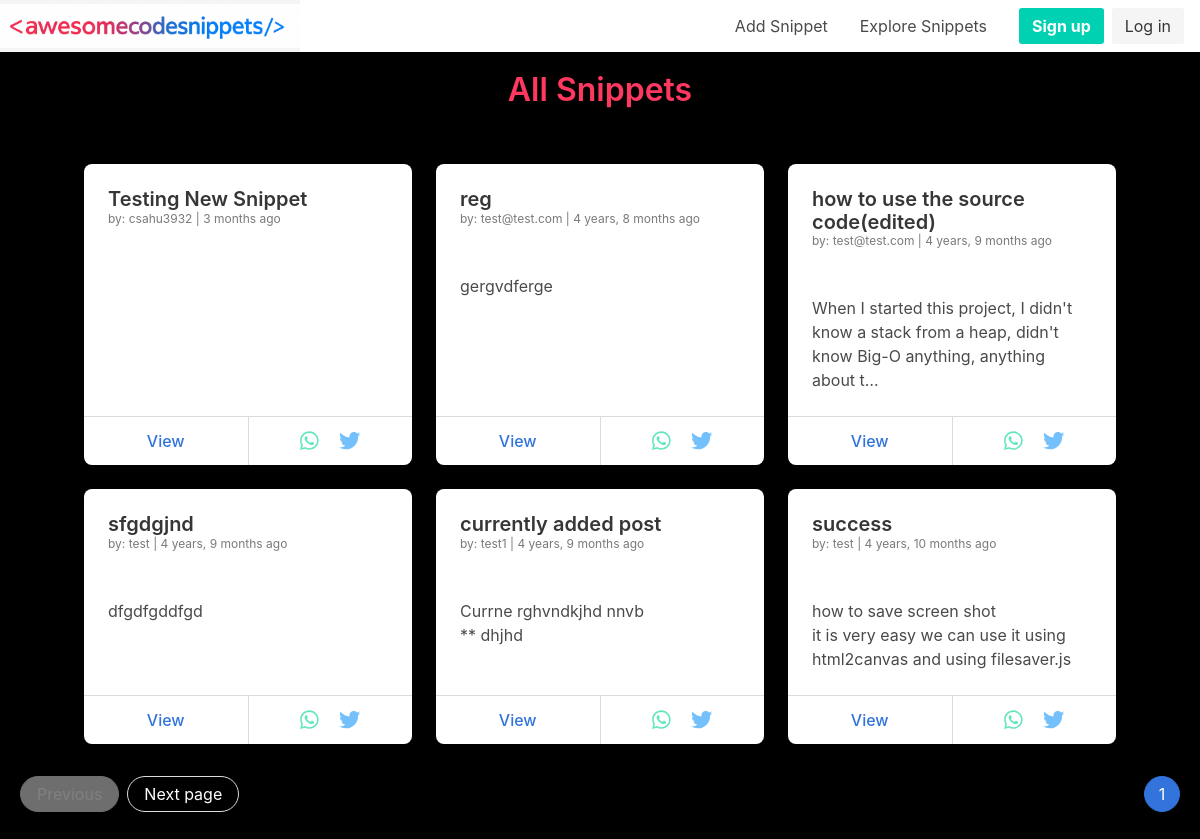
Page /snippet/list/ on the earlier database version.
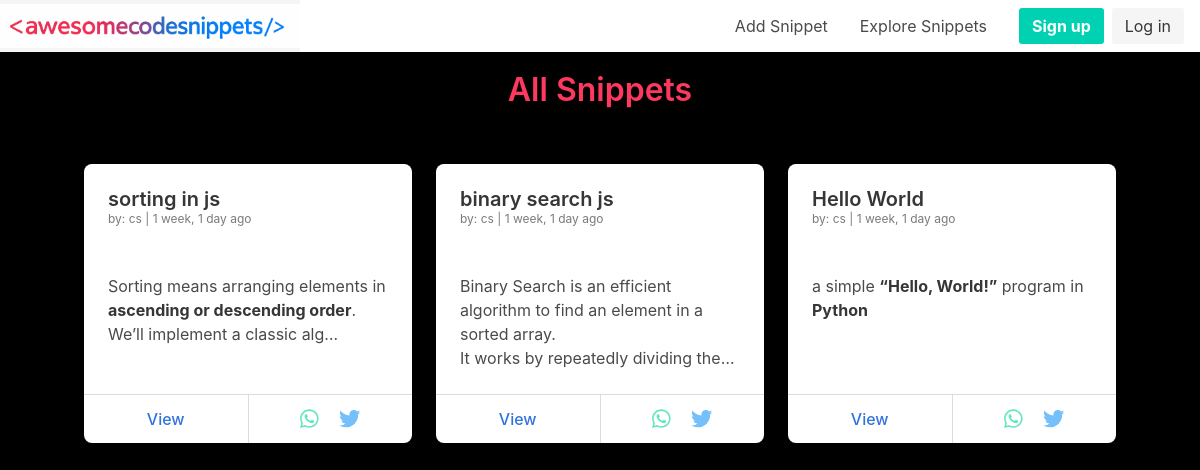
Same page on the later database version.
### snippets/models.py (models this page shows, shortened)
class Snippet(models.Model):
    title=models.CharField(max_length=500)
    coder=models.ForeignKey(CustomUser,on_delete=models.CASCADE)
    description=CKEditor5Field(blank=True,null=True)
    description_html=models.TextField(editable=False)
    code=models.TextField()
    highlighted_code=models.TextField(editable=False)
    tags=TagField()
    publication_date=models.DateTimeField(editable=False)
    updated_date=models.DateTimeField(editable=False)
    language = models.CharField(choices=LANGUAGE_CHOICES, default='python', max_length=100)
    style = models.CharField(choices=STYLE_CHOICES, default='friendly', max_length=100)
    class Meta:
        ordering=['-publication_date']
    def get_absolute_url(self):
        return reverse('detail_snippet',args=[str(self.pk)])

class CustomUser(AbstractUser):
    name=models.CharField(_("Name"),max_length=200)
    class Meta:
        unique_together=('name','email','id')

### snippets/views.py (the view)
# urls.py: path('snippet/list/',ListSnippet.as_view(),name='list_snippet'),
class ListSnippet(ListView):
    template_name='snippets/list.html'
    model=Snippet
    paginate_by=6
    def get_queryset(self):
        if self.request.path=='/snippet/user/' and self.request.user.is_authenticated==True:
            return super().get_queryset().filter(coder=self.request.user)
        elif self.request.path=='/snippet/user/':
             raise PermissionDenied
        return super().get_queryset()

### templates/snippets/list.html (shortened to what this page needs)
{% extends 'base.html' %}
{% block content %}
{% load static %}
{% load humanize %}
<link rel="stylesheet" href="{% static 'css/list.css' %}">
{% include 'navbar.html' %}
<div class="main-section">
  <div>
    {% if request.path == '/snippet/user/' %}
    <p class='has-text-danger is-centered title' style="text-align: center;">My Snippets</p>
    {% else %}
    <p class='has-text-danger is-centered title' style="text-align: center;">All Snippets</p>
    {% endif %}
    <div class="snippet-list">
      <div class="snippet-grid">
        {% for object in object_list %}
        <div class="card my-cards">
          <div class="card-content">
            <p class="title is-5 has-text-dark">{{ object.title }}</p>
            <p class="subtitle is-7 has-text-grey">
              by: {{ object.coder.username|default:"NA" }} | {{ object.publication_date|naturaltime }}
            </p>
            <p class="subtitle is-6 has-text-info truncate-text">
              {{ object.description_html|safe|truncatechars:120 }}
            </p>
          </div>
          <footer class="card-footer">
            <p class="card-footer-item">
              <a href="{% url 'detail_snippet' object.id %}">View</a>
            </p>
            <p class="card-footer-item share-links">
              <a href="https://wa.me/?text={{ object.title|urlencode }} - Check out this code snippet on AwesomeCodeSnippets! {{ object.get_absolute_url|urlencode }}"
                target="_blank" rel="noopener noreferrer">
                <i class="fab fa-whatsapp fa-lg" style="color: #63E6BE;"></i>
              </a>
              <a href="https://twitter.com/intent/tweet?text={{ object.title|urlencode }} - Check out this code snippet on AwesomeCodeSnippets! {{ request.scheme }}://{{request.get_host}}/{{ object.get_absolute_url|urlencode }}"
                target="_blank" rel="noopener noreferrer">
                <i class="fab fa-twitter fa-lg" style="color: #74C0FC;"></i>
              </a>
            </p>
          </footer>
        </div>
        {% empty %}
        <div class="notification is-warning has-text-centered">
          No Snippets Yet
        </div>
        {% endfor %}
      </div>
    </div>
    {% if page_obj.has_other_pages %}
    <nav class="pagination is-right is-rounded" role="navigation" aria-label="pagination">
      <ul class="pagination-list is-current">
        <li>
          <a class="pagination-link is-current  " aria-label="Page 1" aria-current="page">
            {{page_obj.number}}
          </a>
        </li>
      </ul>
      {% if page_obj.has_previous %}
      <a class="pagination-previous has-text-white " title="This is the first page"
        href="?page={{page_obj.previous_page_number}}">Previous</a>
      {% else %}
      <a class="pagination-previous has-text-white" title="This is the first page" disabled>Previous</a>
      {% endif %}
      {% if page_obj.has_next %}
      <a href="?page={{page_obj.next_page_number}}" class="pagination-next has-text-white">Next page</a>
      {% else %}
      <a class="pagination-next has-text-white" disabled>Next page</a>
      {% endif %}
    </nav>
    {% endif %}
  </div>
</div>
{% endblock content %}

Differences in the rows shown:
removed Snippet: title "Testing New Snippet", coder.username "csahu3932", publication_date "3 months ago"
removed Snippet: title "reg", coder.username "test@test.com", publication_date "4 years, 8 months ago", description_html "gergvdferge"
removed Snippet: title "how to use the source code(edited)", coder.username "test@test.com", publication_date "4 years, 9 months ago", description_html "When I started this project, I didn't know a stack from a heap, didn't know Big-O anything, anything about t…"
removed Snippet: title "sfgdgjnd", coder.username "test", publication_date "4 years, 9 months ago", description_html "dfgdfgddfgd"
removed Snippet: title "currently added post", coder.username "test1", publication_date "4 years, 9 months ago", description_html "Currne rghvndkjhd nnvb ** dhjhd"
removed Snippet: title "success", coder.username "test", publication_date "4 years, 10 months ago", description_html "how to save screen shot it is very easy we can use it using html2canvas and using filesaver.js"
now on this page (row edited): Snippet: title "sorting in js", coder.username "cs", publication_date "1 week, 1 day ago", description_html "Sorting means arranging elements in ascending or descending order . We’ll implement a classic alg…"
now on this page (row edited): Snippet: title "binary search js", coder.username "cs", publication_date "1 week, 1 day ago", description_html "Binary Search is an efficient algorithm to find an element in a sorted array. It works by repeatedly dividing the…"
now on this page (row edited): Snippet: title "Hello World", coder.username "cs", publication_date "1 week, 1 day ago", description_html "a simple “Hello, World!” program in Python"
Other differences:
{{ page_obj.number }}: "1" → (not shown)
text no longer shown: "Next page"
